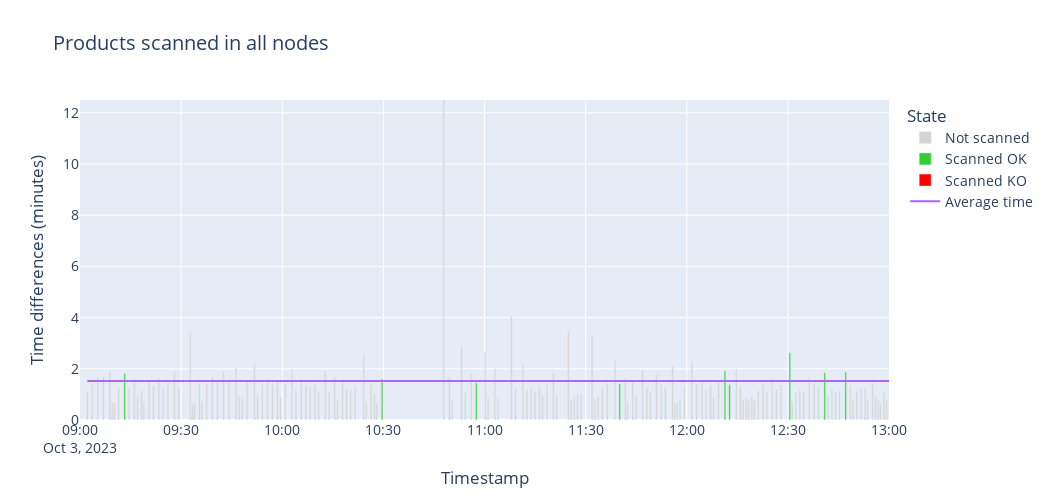
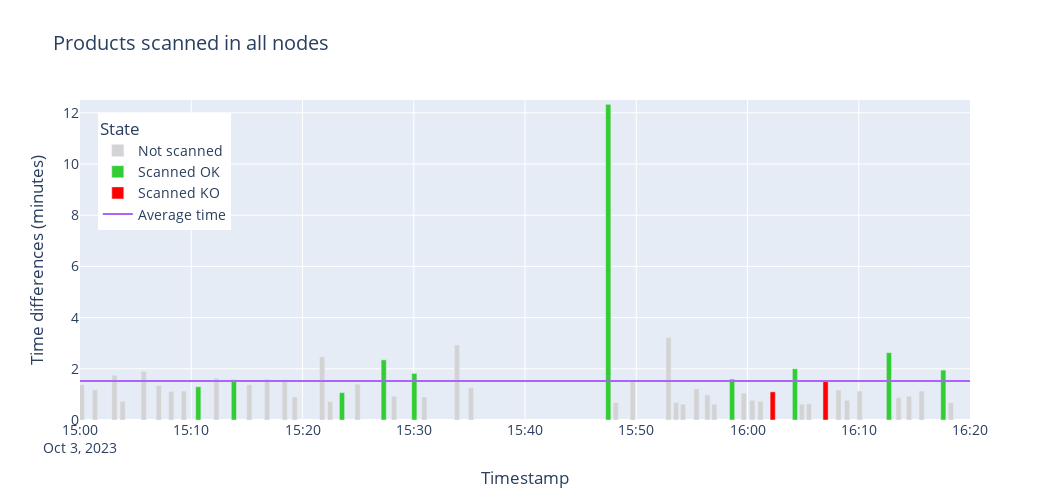

These figures' notebook cell, in order:
### Code cell
plot_ok_ko_factory(df4)

### Figure 1 — Plotly figure (JSON) as saved in the notebook; plotly's stock layout.template omitted (floating-point values rounded to 4 significant figures; data arrays with more than 128 entries replaced by an {"elided": "..."} marker saying what was removed)
{"data": [{"alignmentgroup": "True", "hovertemplate": "State=Not scanned<br>Timestamp=%{x}<br>Time differences (minutes)=%{y}<extra></extra>", "legendgroup": "Not scanned", "marker": {"color": "lightgray", "pattern": {"shape": ""}}, "name": "Not scanned", "offsetgroup": "Not scanned", "orientation": "v", "showlegend": true, "textposition": "auto", "type": "bar", "x": {"elided": "279 str values"}, "xaxis": "x", "y": {"elided": "279 float values"}, "yaxis": "y"}, {"alignmentgroup": "True", "hovertemplate": "State=Scanned OK<br>Timestamp=%{x}<br>Time differences (minutes)=%{y}<extra></extra>", "legendgroup": "Scanned OK", "marker": {"color": "limegreen", "pattern": {"shape": ""}}, "name": "Scanned OK", "offsetgroup": "Scanned OK", "orientation": "v", "showlegend": true, "textposition": "auto", "type": "bar", "x": ["2023-10-03T09:13:16", "2023-10-03T10:29:37", "2023-10-03T10:57:33", "2023-10-03T11:40:08", "2023-10-03T12:11:20", "2023-10-03T12:12:43", "2023-10-03T12:30:35", "2023-10-03T12:40:56", "2023-10-03T12:47:10", "2023-10-03T14:11:12", "2023-10-03T14:16:51", "2023-10-03T14:17:59", "2023-10-03T14:21:27", "2023-10-03T14:35:25", "2023-10-03T14:58:47", "2023-10-03T15:10:38", "2023-10-03T15:13:50", "2023-10-03T15:23:33", "2023-10-03T15:27:18", "2023-10-03T15:30:03", "2023-10-03T15:47:29", "2023-10-03T15:58:37", "2023-10-03T16:04:16", "2023-10-03T16:12:43", "2023-10-03T16:17:36", "2023-10-03T17:06:31", "2023-10-03T17:07:40", "2023-10-03T17:22:05", "2023-10-03T17:37:27", "2023-10-03T17:55:03"], "xaxis": "x", "y": [1.82, 1.6, 1.45, 1.42, 1.92, 1.38, 2.63, 1.85, 1.87, 1.03, 1.45, 1.13, 0.9, 1.67, 0.65, 1.3, 1.57, 1.07, 2.35, 1.82, 12.33, 1.6, 2, 2.63, 1.95, 0.88, 1.15, 1.58, 2.38, 1.18], "yaxis": "y"}, {"alignmentgroup": "True", "hovertemplate": "State=Scanned KO<br>Timestamp=%{x}<br>Time differences (minutes)=%{y}<extra></extra>", "legendgroup": "Scanned KO", "marker": {"color": "red", "pattern": {"shape": ""}}, "name": "Scanned KO", "offsetgroup": "Scanned KO", "orientation": "v", "showlegend": true, "textposition": "auto", "type": "bar", "x": ["2023-10-03T16:02:16", "2023-10-03T16:07:01"], "xaxis": "x", "y": [1.1, 1.5], "yaxis": "y"}, {"mode": "lines", "name": "Average time", "type": "scatter", "x": ["2023-10-03T09:02:11", "2023-10-03T18:03:17"], "y": [1.528, 1.528]}], "layout": {"barmode": "relative", "font": {"size": 14}, "height": 500, "legend": {"title": {"text": "State"}, "tracegroupgap": 0}, "title": {"text": "Products scanned in all nodes"}, "width": 1050, "xaxis": {"anchor": "y", "domain": [0, 1], "range": ["2023-10-03T09:00:00", "2023-10-03T13:00:00"], "showgrid": true, "title": {"text": "Timestamp"}}, "yaxis": {"anchor": "x", "domain": [0, 1], "range": [0, 12.5], "title": {"text": "Time differences (minutes)"}}}}

### Figure 2 — Plotly figure (JSON) as saved in the notebook; plotly's stock layout.template omitted (floating-point values rounded to 4 significant figures; data arrays with more than 128 entries replaced by an {"elided": "..."} marker saying what was removed)
{"data": [{"alignmentgroup": "True", "hovertemplate": "State=Not scanned<br>Timestamp=%{x}<br>Time differences (minutes)=%{y}<extra></extra>", "legendgroup": "Not scanned", "marker": {"color": "lightgray", "pattern": {"shape": ""}}, "name": "Not scanned", "offsetgroup": "Not scanned", "orientation": "v", "showlegend": true, "textposition": "auto", "type": "bar", "x": {"elided": "279 str values"}, "xaxis": "x", "y": {"elided": "279 float values"}, "yaxis": "y"}, {"alignmentgroup": "True", "hovertemplate": "State=Scanned OK<br>Timestamp=%{x}<br>Time differences (minutes)=%{y}<extra></extra>", "legendgroup": "Scanned OK", "marker": {"color": "limegreen", "pattern": {"shape": ""}}, "name": "Scanned OK", "offsetgroup": "Scanned OK", "orientation": "v", "showlegend": true, "textposition": "auto", "type": "bar", "x": ["2023-10-03T09:13:16", "2023-10-03T10:29:37", "2023-10-03T10:57:33", "2023-10-03T11:40:08", "2023-10-03T12:11:20", "2023-10-03T12:12:43", "2023-10-03T12:30:35", "2023-10-03T12:40:56", "2023-10-03T12:47:10", "2023-10-03T14:11:12", "2023-10-03T14:16:51", "2023-10-03T14:17:59", "2023-10-03T14:21:27", "2023-10-03T14:35:25", "2023-10-03T14:58:47", "2023-10-03T15:10:38", "2023-10-03T15:13:50", "2023-10-03T15:23:33", "2023-10-03T15:27:18", "2023-10-03T15:30:03", "2023-10-03T15:47:29", "2023-10-03T15:58:37", "2023-10-03T16:04:16", "2023-10-03T16:12:43", "2023-10-03T16:17:36", "2023-10-03T17:06:31", "2023-10-03T17:07:40", "2023-10-03T17:22:05", "2023-10-03T17:37:27", "2023-10-03T17:55:03"], "xaxis": "x", "y": [1.82, 1.6, 1.45, 1.42, 1.92, 1.38, 2.63, 1.85, 1.87, 1.03, 1.45, 1.13, 0.9, 1.67, 0.65, 1.3, 1.57, 1.07, 2.35, 1.82, 12.33, 1.6, 2, 2.63, 1.95, 0.88, 1.15, 1.58, 2.38, 1.18], "yaxis": "y"}, {"alignmentgroup": "True", "hovertemplate": "State=Scanned KO<br>Timestamp=%{x}<br>Time differences (minutes)=%{y}<extra></extra>", "legendgroup": "Scanned KO", "marker": {"color": "red", "pattern": {"shape": ""}}, "name": "Scanned KO", "offsetgroup": "Scanned KO", "orientation": "v", "showlegend": true, "textposition": "auto", "type": "bar", "x": ["2023-10-03T16:02:16", "2023-10-03T16:07:01"], "xaxis": "x", "y": [1.1, 1.5], "yaxis": "y"}, {"mode": "lines", "name": "Average time", "type": "scatter", "x": ["2023-10-03T09:02:11", "2023-10-03T18:03:17"], "y": [1.528, 1.528]}], "layout": {"barmode": "relative", "font": {"size": 14}, "height": 500, "legend": {"title": {"text": "State"}, "tracegroupgap": 0, "x": 0.02, "xanchor": "left", "y": 0.96, "yanchor": "top"}, "title": {"text": "Products scanned in all nodes"}, "width": 1050, "xaxis": {"anchor": "y", "domain": [0, 1], "range": ["2023-10-03T15:00:00", "2023-10-03T16:20:00"], "showgrid": true, "title": {"text": "Timestamp"}}, "yaxis": {"anchor": "x", "domain": [0, 1], "range": [0, 12.5], "title": {"text": "Time differences (minutes)"}}}}
